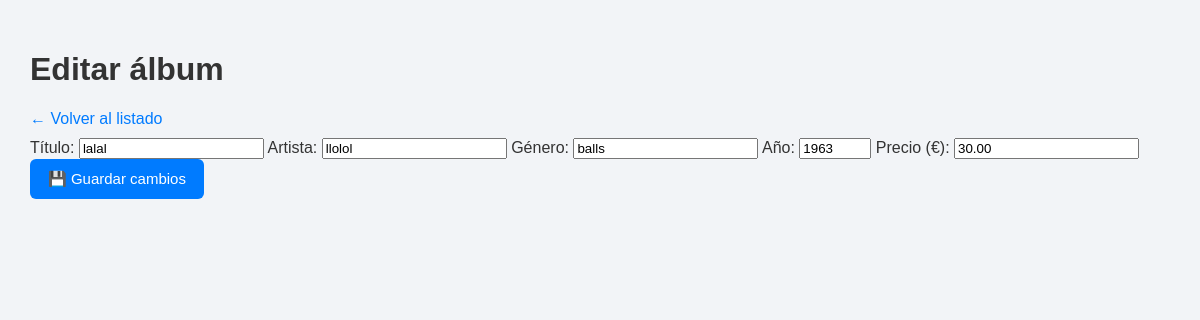
/editar.php?id=9, run on the app's committed database.
### tables this page shows
CREATE TABLE `albunes` (
  `id` int(11) NOT NULL,
  `titulo` varchar(150) NOT NULL,
  `artista` varchar(150) NOT NULL,
  `genero` varchar(100) NOT NULL,
  `anio` int(11) NOT NULL,
  `precio` decimal(10,2) NOT NULL
);

### editar.php (the view, shortened to what this page needs)
<?php
require_once 'conexion.php';
$id = (int) $_GET['id'];
$stmt = $pdo->prepare("
    SELECT id, titulo, artista, genero, anio, precio
    FROM albunes
    WHERE id = :id
");
$stmt->execute([
    ':id' => $id
]);
$album = $stmt->fetch(PDO::FETCH_ASSOC);
?>
<!DOCTYPE html>
<html lang="es">
<head>
    <link rel="stylesheet" href="css/style.css">
</head>
<body>
<div class="contenedor">
    <h1> Editar álbum</h1>
    <a href="index.php" class="volver">
        ← Volver al listado
    </a>
    <form
        action="editar.php?id=<?= $id ?>"
        method="POST"
    >
        <label for="titulo">
            Título:
        </label>
        <input
            type="text"
            id="titulo"
            name="titulo"
            value="<?= htmlspecialchars($album['titulo']) ?>"
            required
        >
        <label for="artista">
            Artista:
        </label>
        <input
            type="text"
            id="artista"
            name="artista"
            value="<?= htmlspecialchars($album['artista']) ?>"
            required
        >
        <label for="genero">
            Género:
        </label>
        <input
            type="text"
            id="genero"
            name="genero"
            value="<?= htmlspecialchars($album['genero']) ?>"
            required
        >
        <label for="anio">
            Año:
        </label>
        <input
            type="number"
            id="anio"
            name="anio"
            min="1900"
            max="<?= date('Y') ?>"
            value="<?= htmlspecialchars($album['anio']) ?>"
            required
        >
        <label for="precio">
            Precio (€):
        </label>
        <input
            type="number"
            id="precio"
            name="precio"
            min="0"
            step="0.01"
            value="<?= htmlspecialchars($album['precio']) ?>"
            required
        >
        <button type="submit">
            💾 Guardar cambios
        </button>
    </form>
</div>
</body>
</html>

### css/style.css (style rules this page uses)
* { box-sizing: border-box; }
body { margin: 0; padding: 30px; font-family: Arial, sans-serif; background-color: #f2f4f7; color: #333; }
.contenedor { max-width: 1200px; margin: 0 auto; }
.boton-crear, button { background-color: #007bff; color: white; text-decoration: none; border: none; border-radius: 6px; padding: 11px 18px; cursor: pointer; font-size: 15px; }
.volver { display: inline-block; margin-bottom: 10px; color: #007bff; text-decoration: none; }

### data on the page
albunes: titulo "lalal", artista "llolol", genero "balls", anio "1963", precio "30.00"
